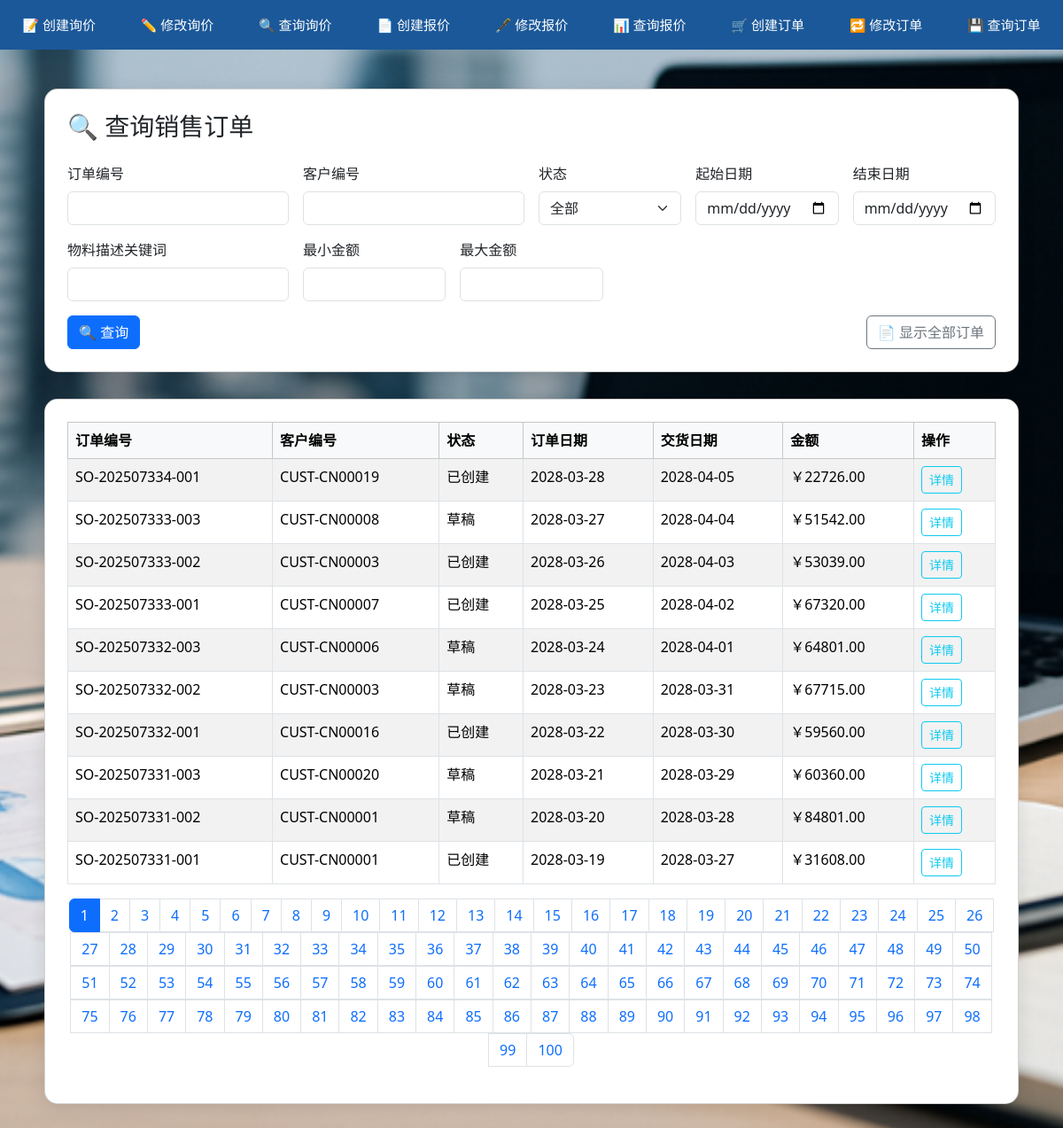
The page /order/query-order on the database as committed earlier.
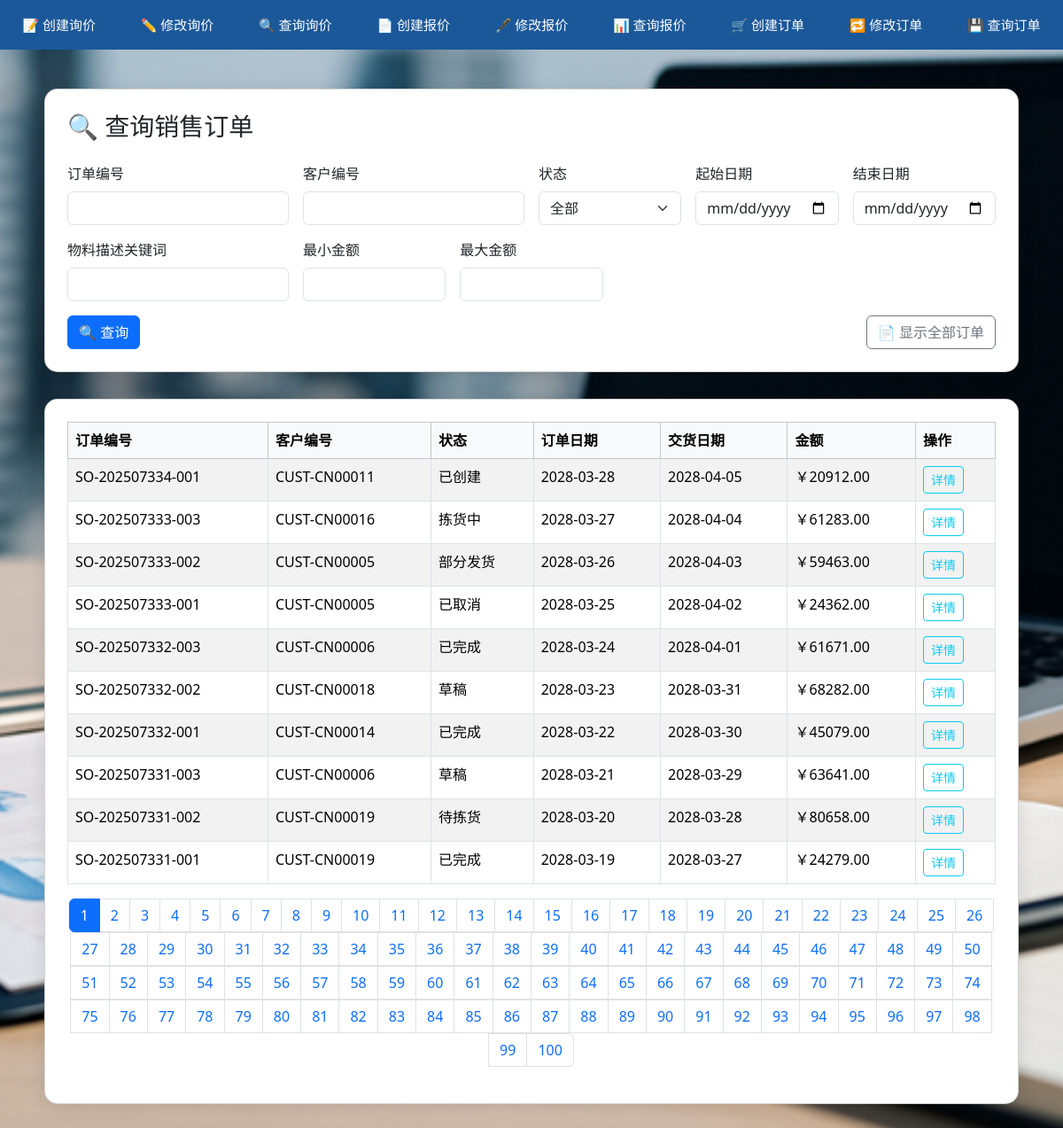
The same page on the database as committed later.
### order/models.py (models this page shows)
class SalesOrder(db.Model):
    __tablename__ = 'SalesOrder'
    sales_order_id = db.Column(db.String(255), primary_key=True)
    customer_id = db.Column(db.String(255), nullable=False)
    quotation_id = db.Column(db.String(255))
    order_date = db.Column(db.DateTime, nullable=False)
    required_delivery_date = db.Column(db.Date, nullable=False)
    status = db.Column(db.String(255))
    total_amount = db.Column(db.Numeric, nullable=False)
    credit_check_result = db.Column(db.String(255))
    remarks = db.Column(db.String(255))
    items = db.relationship('OrderItem', backref='order', lazy=True, cascade="all, delete-orphan")

### order/views.py (the view)
@order_bp.route('/query-order', methods=['GET', 'POST'])
def query_order():
    page = int(request.args.get('page', 1))
    per_page = 10
    form = request.form if request.method == 'POST' else request.args
    show_all = form.get('show_all') == '1'
    query = SalesOrder.query.options(joinedload(SalesOrder.items))
    if not show_all:
        if form.get('sales_order_id'):
            query = query.filter(SalesOrder.sales_order_id.like(f"%{form.get('sales_order_id')}%"))
        if form.get('customer_id'):
            query = query.filter(SalesOrder.customer_id.like(f"%{form.get('customer_id')}%"))
        if form.get('status') and form.get('status') != '全部':
            query = query.filter(SalesOrder.status == form.get('status'))
        if form.get('date_from'):
            query = query.filter(SalesOrder.order_date >= form.get('date_from'))
        if form.get('date_to'):
            query = query.filter(SalesOrder.order_date <= form.get('date_to'))
        if form.get('min_total'):
            query = query.filter(SalesOrder.total_amount >= float(form.get('min_total')))
        if form.get('max_total'):
            query = query.filter(SalesOrder.total_amount <= float(form.get('max_total')))
        if form.get('material_keyword'):
            query = query.join(SalesOrder.items).join(OrderItem.material).filter(
                Material.description.ilike(f"%{form.get('material_keyword')}%")
            ).distinct()
    total = query.count()
    orders = query.order_by(SalesOrder.order_date.desc()).offset((page - 1) * per_page).limit(per_page).all()
    total_pages = ceil(total / per_page)
    return render_template('order/query_order.html',
                           orders=orders,
                           page=page,
                           total_pages=total_pages,
                           form_data=form)

### templates/order/query_order.html (shortened to what this page needs)
<!DOCTYPE html>
<html lang="zh">
<head>
  <link href="https://cdn.jsdelivr.net/npm/bootstrap@5.3.3/dist/css/bootstrap.min.css" rel="stylesheet">
</head>
<body>
  <nav style="position: fixed; top: 0; left: 0; right: 0; height: 56px; background: #1b5899; color: white; display: flex; align-items: center; justify-content: space-around; z-index: 9999; font-family: 'Segoe UI', sans-serif; font-size: 15px;">
  <a href="/order/create-inquiry" style="color: white; text-decoration: none;">📝 创建询价</a>
  <a href="/order/edit-inquiry" style="color: white; text-decoration: none;">✏️ 修改询价</a>
  <a href="/order/query-inquiry" style="color: white; text-decoration: none;">🔍 查询询价</a>
  <a href="/order/create-quote" style="color: white; text-decoration: none;">📄 创建报价</a>
  <a href="/order/edit-quote" style="color: white; text-decoration: none;">🖋️ 修改报价</a>
  <a href="/order/query-quote" style="color: white; text-decoration: none;">📊 查询报价</a>
  <a href="/order/create-order" style="color: white; text-decoration: none;">🛒 创建订单</a>
  <a href="/order/edit-order" style="color: white; text-decoration: none;">🔁 修改订单</a>
  <a href="/order/query-order" style="color: white; text-decoration: none;">💾 查询订单</a>
</nav>
<div class="container">
  <div class="card">
    <h3 class="mb-4">🔍 查询销售订单</h3>
    <form method="POST" class="row g-3">
      <div class="col-md-3">
        <label class="form-label">订单编号</label>
        <input type="text" name="sales_order_id" value="{{ form_data.sales_order_id or '' }}" class="form-control">
      </div>
      <div class="col-md-3">
        <label class="form-label">客户编号</label>
        <input type="text" name="customer_id" value="{{ form_data.customer_id or '' }}" class="form-control">
      </div>
      <div class="col-md-2">
        <label class="form-label">状态</label>
        <select name="status" class="form-select">
          <option {% if not form_data.status or form_data.status == '全部' %}selected{% endif %}>全部</option>
        </select>
      </div>
      <div class="col-md-2">
        <label class="form-label">起始日期</label>
        <input type="date" name="date_from" value="{{ form_data.date_from or '' }}" class="form-control">
      </div>
      <div class="col-md-2">
        <label class="form-label">结束日期</label>
        <input type="date" name="date_to" value="{{ form_data.date_to or '' }}" class="form-control">
      </div>
      <div class="col-md-3">
        <label class="form-label">物料描述关键词</label>
        <input type="text" name="material_keyword" value="{{ form_data.material_keyword or '' }}" class="form-control">
      </div>
      <div class="col-md-2">
        <label class="form-label">最小金额</label>
        <input type="number" step="0.01" name="min_total" value="{{ form_data.min_total or '' }}" class="form-control">
      </div>
      <div class="col-md-2">
        <label class="form-label">最大金额</label>
        <input type="number" step="0.01" name="max_total" value="{{ form_data.max_total or '' }}" class="form-control">
      </div>
      <div class="col-12 d-flex justify-content-between">
        <button type="submit" class="btn btn-primary">🔍 查询</button>
        <button type="submit" name="show_all" value="1" class="btn btn-outline-secondary">📄 显示全部订单</button>
      </div>
    </form>
  </div>
  {% if orders is not none %}
    {% if orders %}
      <div class="card mt-4">
        <table class="table table-bordered table-hover table-striped">
          <thead class="table-light">
          <tr>
            <th>订单编号</th>
            <th>客户编号</th>
            <th>状态</th>
            <th>订单日期</th>
            <th>交货日期</th>
            <th>金额</th>
            <th>操作</th>
          </tr>
          </thead>
          <tbody>
          {% for order in orders %}
            <tr>
              <td>{{ order.sales_order_id }}</td>
              <td>{{ order.customer_id }}</td>
              <td>{{ order.status }}</td>
              <td>{{ order.order_date.strftime('%Y-%m-%d') }}</td>
              <td>{{ order.required_delivery_date.strftime('%Y-%m-%d') }}</td>
              <td>￥{{ '%.2f' % order.total_amount }}</td>
              <td>
                <a href="{{ url_for('order.order_detail', sales_order_id=order.sales_order_id) }}" class="btn btn-sm btn-outline-info">详情</a>
              </td>
            </tr>
          {% endfor %}
          </tbody>
        </table>
        <nav>
         <nav>
          <ul class="pagination justify-content-center flex-wrap">
            {% for p in range(1, total_pages + 1) %}
              <li class="page-item {% if p == page %}active{% endif %}">
                <a class="page-link"
                   href="{{ url_for('order.query_order', page=p,
                     sales_order_id=form_data.sales_order_id,
                     customer_id=form_data.customer_id,
                     status=form_data.status,
                     date_from=form_data.date_from,
                     date_to=form_data.date_to,
                     material_keyword=form_data.material_keyword,
                     min_total=form_data.min_total,
                     max_total=form_data.max_total,
                     show_all='1' if request.form.get('show_all') or request.args.get('show_all') else '') }}">{{ p }}</a>
              </li>
            {% endfor %}
          </ul>
        </nav>
      </div>
    {% else %}
      <div class="alert alert-warning mt-4">⚠️ 没有找到符合条件的订单。</div>
    {% endif %}
  {% endif %}
</div>
</body>
</html>

### templates/order/query_order.html (style rules this page uses)
body { padding-top: 70px; background: url('/static/order_background.png') no-repeat center center fixed; background-size: cover; font-family: 'Segoe UI', sans-serif; }
.card { max-width: 1100px; margin: 30px auto; border-radius: 15px; box-shadow: 0 4px 20px rgba(0,0,0,0.1); padding: 25px; }
.table-striped > tbody > tr:nth-child(odd) { background-color: #f9f9f9; }

Rows that differ between the two databases and show on the page:
changed SalesOrder "SO-202507334-001": customer_id "CUST-CN00019" → "CUST-CN00011"; total_amount "22726.00" → "20912.00"
changed SalesOrder "SO-202507333-003": customer_id "CUST-CN00008" → "CUST-CN00016"; status "草稿" → "拣货中"; total_amount "51542.00" → "61283.00"
changed SalesOrder "SO-202507333-002": customer_id "CUST-CN00003" → "CUST-CN00005"; status "已创建" → "部分发货"; total_amount "53039.00" → "59463.00"
changed SalesOrder "SO-202507333-001": customer_id "CUST-CN00007" → "CUST-CN00005"; status "已创建" → "已取消"; total_amount "67320.00" → "24362.00"
changed SalesOrder "SO-202507332-003": status "草稿" → "已完成"; total_amount "64801.00" → "61671.00"
changed SalesOrder "SO-202507332-002": customer_id "CUST-CN00003" → "CUST-CN00018"; total_amount "67715.00" → "68282.00"
changed SalesOrder "SO-202507332-001": customer_id "CUST-CN00016" → "CUST-CN00014"; status "已创建" → "已完成"; total_amount "59560.00" → "45079.00"
changed SalesOrder "SO-202507331-003": customer_id "CUST-CN00020" → "CUST-CN00006"; total_amount "60360.00" → "63641.00"
changed SalesOrder "SO-202507331-002": customer_id "CUST-CN00001" → "CUST-CN00019"; status "草稿" → "待拣货"; total_amount "84801.00" → "80658.00"
changed SalesOrder "SO-202507331-001": customer_id "CUST-CN00001" → "CUST-CN00019"; status "已创建" → "已完成"; total_amount "31608.00" → "24279.00"
